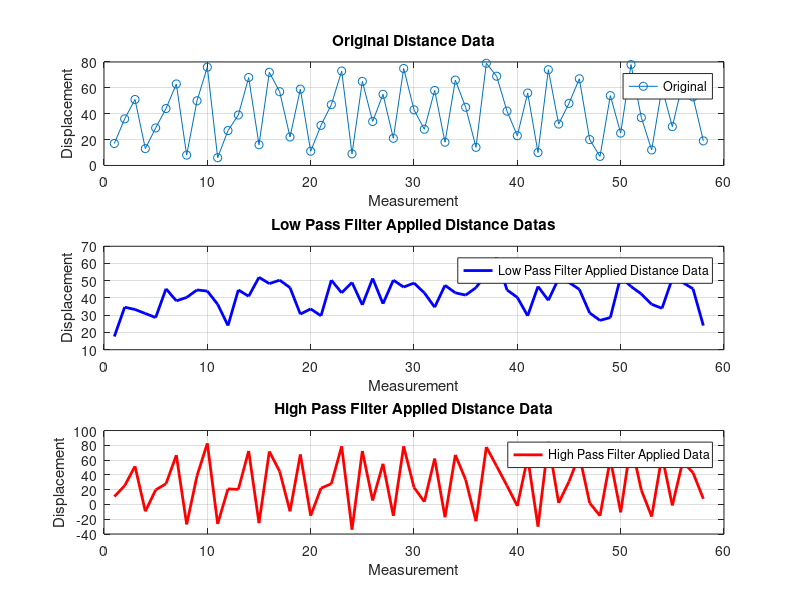
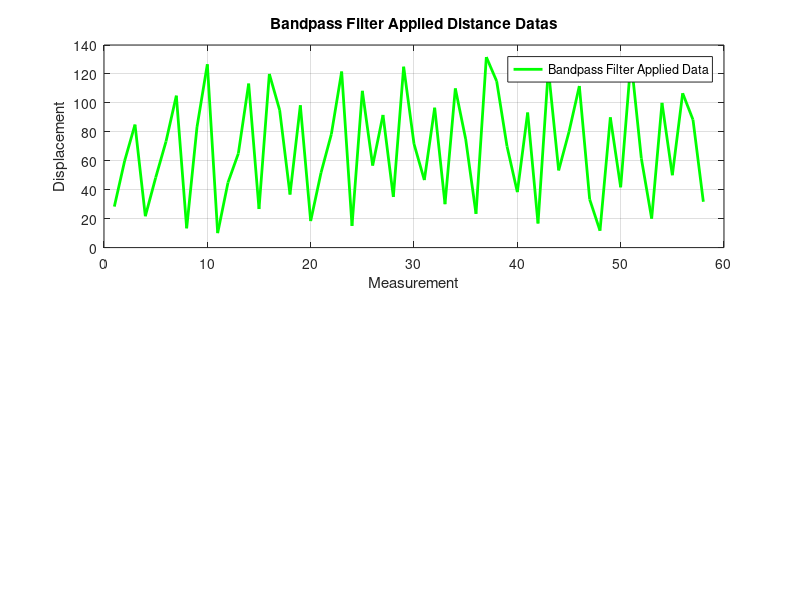

The MATLAB source for these figures, in order:
distance = [17 36 51 13 29 44 63 8 50 76 6 27 39 68 16 72 57 22 59 11 31 47 73 9 65 34 55 21 75 43 28 58 18 66 45 14 79 69 42 23 56 10 74 32 48 67 20 7 54 25 78 37 12 60 30 64 53 19];
kernel_size_lowpass = 3;
kernel_size_highpass = 3;
kernel_a_lowpass = 1 / kernel_size_lowpass;
kernel_a_highpass = 1 / kernel_size_highpass;
kernel_lowpass = ones(1, kernel_size_lowpass) * kernel_a_lowpass;
kernel_highpass = -ones(1, kernel_size_highpass) * kernel_a_highpass;
kernel_highpass(floor(kernel_size_highpass / 2) + 1) = 1 + kernel_a_highpass;
result_lowpass = conv(distance, kernel_lowpass, 'same');
result_highpass = conv(distance, kernel_highpass, 'same');
result_bandpass = result_lowpass + result_highpass;

figure;
subplot(3, 1, 1);
plot(distance, '-o', 'DisplayName', 'Original');
title('Original Distance Data');
xlabel('Measurement');
ylabel('Displacement');
grid on;
legend;

subplot(3, 1, 2);
plot(result_lowpass, '-b', 'LineWidth', 2, 'DisplayName', 'Low Pass Filter Applied Distance Data');
title('Low Pass Filter Applied Distance Datas');
xlabel('Measurement');
ylabel('Displacement');
grid on;
legend;

subplot(3, 1, 3);
plot(result_highpass, '-r', 'LineWidth', 2, 'DisplayName', 'High Pass Filter Applied Data');
title('High Pass Filter Applied Distance Data');
xlabel('Measurement');
ylabel('Displacement');
grid on;
legend;

figure;
subplot(2, 1, 1);
plot(result_bandpass, '-g', 'LineWidth', 2, 'DisplayName', 'Bandpass Filter Applied Data');
title('Bandpass Filter Applied Distance Datas');
xlabel('Measurement');
ylabel('Displacement');
grid on;
legend;
